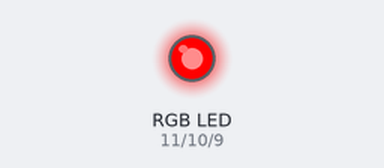
Recording of a sketch running on a simulated Arduino Uno, built with avr-gcc and run on an emulated ATmega328P. On the bench: an RGB LED mixed from three pins (HIGH = lit).

Above: at 0.1 s.
Timing chart, 0 to 1.6 s (numbered marks = the images above):
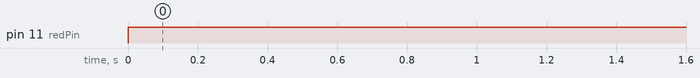

Measured:
- by itself, pin 11 (redPin): LOW → HIGH at 0.00 s

The sketch:

RGB_LED.ino
```cpp
// 04. 3색 LED로 무지개 만들기(RGB LED 예제)

int redPin = 11;
int greenPin = 10;
int bluePin = 9;

void setup()
{
  pinMode(redPin, OUTPUT);
  pinMode(greenPin, OUTPUT);
  pinMode(bluePin, OUTPUT);
}

void loop()
{
  setColor(255, 0, 0); // red
  delay(1000);
}

void setColor(int red, int green, int blue)
{
  analogWrite(redPin, red);
  analogWrite(greenPin, green);
  analogWrite(bluePin, blue);
}

/*
void loop()
{
  setColor(255, 0, 0); // red
  delay(1000);
  setColor(0, 255, 0); // green
  delay(1000);
  setColor(0, 0, 255); // blue
  delay(1000);
  setColor(255, 255, 0); // yellow
  delay(1000);
  setColor(80, 0, 80); // purple
  delay(1000);
  setColor(0, 255, 255); // aqua
  delay(1000);
}
*/
```
